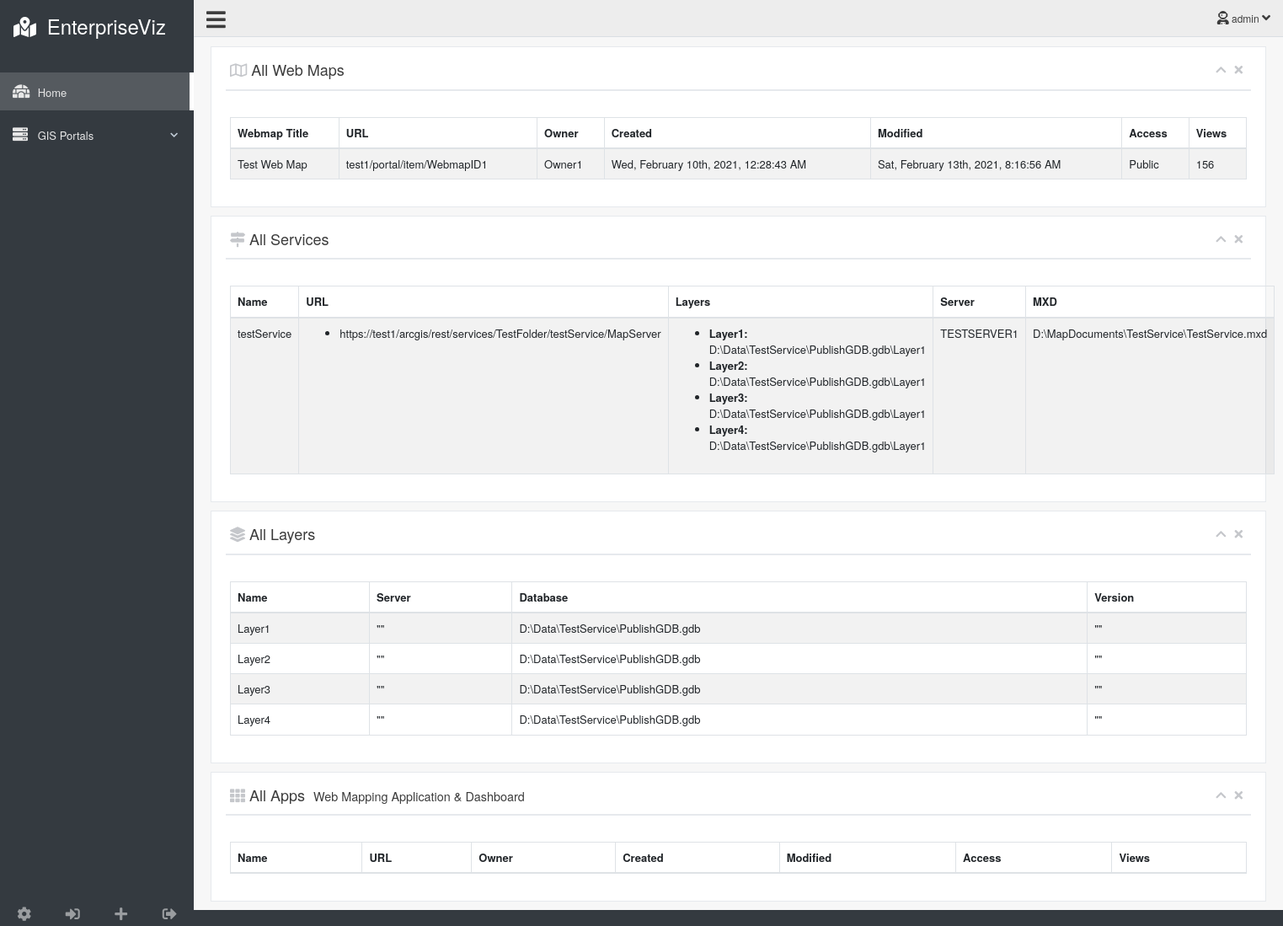
The app's page / (signed in) with its own data.
### app/models.py (models this page shows, shortened)
class Webmap(models.Model):
    portal_instance = models.TextField(blank=False, null=True)
    webmap_id = models.CharField(blank=False, max_length=50, primary_key=True)
    webmap_title = models.TextField(blank=False, null=True)
    webmap_url = models.TextField(blank=False, null=True)
    webmap_owner = models.CharField(blank=True, max_length=200)
    webmap_created = models.DateTimeField(blank=True)
    webmap_modified = models.DateTimeField(blank=True)
    webmap_access = models.CharField(blank=True, max_length=100)
    webmap_extent = models.CharField(blank=True, max_length=100)
    webmap_description = models.TextField(blank=True, null=True)
    webmap_views = models.IntegerField(blank=True, null=True)
    webmap_layers = models.JSONField(default=dict)
    webmap_services = models.TextField(blank=True, null=True)
    webmap_dependency = models.JSONField(default=list)
    class Meta:
        ordering = ['webmap_title']

class Service(models.Model):
    portal_instance = models.TextField(blank=False, null=True)
    service_name = models.TextField(blank=False, null=False)
    service_url = models.JSONField(default=dict)
    service_layers = models.JSONField(default=dict)
    service_mxd_server = models.TextField(blank=False, null=False)
    service_mxd = models.TextField(blank=False, null=False)
    service_type = models.TextField(blank=False, null=False)
    portal_id = models.JSONField(default=dict)

class Layer(models.Model):
    portal_instance = models.TextField(blank=False, null=True)
    layer_server = models.TextField(blank=False, null=True)
    layer_version = models.TextField(blank=False, null=True)
    layer_database = models.TextField(blank=False, null=True)
    layer_name = models.TextField(blank=False, null=True)

### app/views.py (the view)
# urls.py: path('', index, name='index'),
@login_required
def index(request):
    context = {'query_results': Webmap.objects.all(), 'portal': Portal.objects.values_list('alias', flat=True),
               'services': Service.objects.all(), 'layers': Layer.objects.all(), 'apps': App.objects.all()}
    template = loader.get_template('app/index.html')
    return HttpResponse(template.render(context, request))

### app/templates/app/index.html (shortened to what this page needs)
{% extends "app/base_site.html" %}
{% load filter_tags %}
{% block stylesheets %}
    {{ block.super }}
{% endblock stylesheets %}
{% block content %}
    <div class="container body">
        <div class="main_container">
            <div class="right_col" role="main">
                <div class="row">
                    <div class="col-md-12 col-sm-12 col-xs-12">
                        <div class="x_panel">
                            <div class="x_title">
                                <h2><span class="far fa-map"></span>
                                    {% if instance %}{{ instance }}{% else %}All{% endif %} Web Maps</h2>
                                <ul class="nav navbar-right panel_toolbox">
                                    <li><a class="collapse-link"><i class="fas fa-chevron-up"></i></a>
                                    </li>
                                    <li><a class="close-link"><i class="fas fa-times"></i></a>
                                    </li>
                                </ul>
                                <div class="clearfix"></div>
                            </div>
                            <div class="x_content">
                                <table id="datatable-maps" class="table table-striped table-bordered" width="100%">
                                    <thead>
                                    <tr>
                                        <th>Webmap Title</th>
                                        <th>URL</th>
                                        <th>Owner</th>
                                        <th>Created</th>
                                        <th>Modified</th>
                                        <th>Access</th>
                                        <th>Views</th>
                                    </tr>
                                    </thead>
                                    <tbody>
                                    {% for item in query_results %}
                                        <tr>
                                            <td>{% if request.path != '/' %}
                                                <a href={{ request.path }}map/{{ item.webmap_id }}>{{ item.webmap_title }}</a>
                                            {% else %}{{ item.webmap_title }}{% endif %}</td>
                                            <td>{% if request.path != '/' %}
                                                <a href={{ item.webmap_url }}>{{ item.webmap_url }}</a>
                                            {% else %}{{ item.webmap_url }}{% endif %}</td>
                                            <td>{{ item.webmap_owner }}</td>
                                            <td>{{ item.webmap_created }}</td>
                                            <td>{{ item.webmap_modified }}</td>
                                            <td>{{ item.webmap_access }}</td>
                                            <td>{{ item.webmap_views }}</td>
                                        </tr>
                                    {% endfor %}
                                    </tbody>
                                </table>
                            </div>
                        </div>
                    </div>
                </div>
                <div class="row">
                    <div class="col-md-12 col-sm-12 col-xs-12">
                        <div class="x_panel">
                            <div class="x_title">
                                <h2><span class="fa fa-map-signs"></span>
                                    {% if instance %}{{ instance }}{% else %}All{% endif %} Services</h2>
                                <ul class="nav navbar-right panel_toolbox">
                                    <li><a class="collapse-link"><i class="fas fa-chevron-up"></i></a>
                                    </li>
                                    <li><a class="close-link"><i class="fas fa-times"></i></a>
                                    </li>
                                </ul>
                                <div class="clearfix"></div>
                            </div>
                            <div class="x_content">
                                <table id="datatable-services" class="table table-striped table-bordered" width="100%">
                                    <thead>
                                    <tr>
                                        <th>Name</th>
                                        <th>URL</th>
                                        <th>Layers</th>
                                        <th>Server</th>
                                        <th>MXD</th>
                                    </tr>
                                    </thead>
                                    <tbody>
                                    {% for item in services %}
                                        <tr>
                                            <td>{{ item.service_name }}</td>
                                            <td>
                                                <ul>{% for url in item.service_url.keys %}
                                                    <li>{{ url }}</li>
                                                {% endfor %}</ul>
                                            </td>
                                            <td>
                                                <ul>{% for layer,db in item.service_layers.items %}
                                                    <li><b>{{ layer }}:</b> {{ db }}</li>
                                                {% endfor %}</ul>
                                            </td>
                                            <td>{{ item.service_mxd_server }}</td>
                                            <td>{{ item.service_mxd }}</td>
                                        </tr>
                                    {% endfor %}
                                    </tbody>
                                </table>
                            </div>
                        </div>
                    </div>
                </div>
                <div class="row">
                    <div class="col-md-12 col-sm-12 col-xs-12">
                        <div class="x_panel">
                            <div class="x_title">
                                <h2><span class="fa fa-layer-group"></span>
                                    {% if instance %}{{ instance }}{% else %}All{% endif %} Layers</h2>
                                <ul class="nav navbar-right panel_toolbox">
                                    <li><a class="collapse-link"><i class="fas fa-chevron-up"></i></a>
                                    </li>
                                    <li><a class="close-link"><i class="fas fa-times"></i></a>
                                    </li>
                                </ul>
                                <div class="clearfix"></div>
                            </div>
                            <div class="x_content">
                                <table id="datatable-layers"
                                       class="table table-striped table-bordered" width="100%">
                                    <thead>
                                    <tr>
                                        <th>Name</th>
                                        <th>Server</th>
                                        <th>Database</th>
                                        <th>Version</th>
                                    </tr>
                                    </thead>
                                    <tbody>
                                    {% for item in layers %}
                                        <tr>
                                            <td>{% if request.path != '/' %}
                                                <a href="/layer/{{ item.layer_name }}/?server={{ item.layer_server }}&database={{ item.layer_database }}&version={{ item.layer_version }}">{{ item.layer_name }}</a>
                                            {% else %}{{ item.layer_name }}{% endif %}</td>
                                            <td>{{ item.layer_server }}</td>
                                            <td>{{ item.layer_database }}</td>
                                            <td>{{ item.layer_version }}</td>
                                        </tr>
                                    {% endfor %}
                                    </tbody>
                                </table>
                            </div>
                        </div>
                    </div>
                </div>
                <div class="row">
                    <div class="col-md-12 col-sm-12 col-xs-12">
                        <div class="x_panel">
                            <div class="x_title">
                                <h2><span class="fas fa-th"></span>
                                    {% if instance %}{{ instance }}{% else %}All{% endif %} Apps<small>Web Mapping
                                        Application & Dashboard</small></h2>
                                <ul class="nav navbar-right panel_toolbox">
                                    <li><a class="collapse-link"><i class="fas fa-chevron-up"></i></a>
                                    </li>
                                    <li><a class="close-link"><i class="fas fa-times"></i></a>
                                    </li>
                                </ul>
                                <div class="clearfix"></div>
                            </div>
                            <div class="x_content">
                                <table id="datatable-apps" class="table table-striped table-bordered" width="100%">
                                    <thead>
                                    <tr>
                                        <th>Name</th>
                                        <th>URL</th>
                                        <th>Owner</th>
                                        <th>Created</th>
                                        <th>Modified</th>
                                        <th>Access</th>
                                        <th>Views</th>
                                    </tr>
                                    </thead>
                                </table>
                            </div>
                        </div>
                    </div>
                </div>
            </div>
        </div>
    </div>
{% endblock content %}

### app/templates/app/top_navigation.html (shortened to what this page needs)
<link href="https://cdnjs.cloudflare.com/ajax/libs/font-awesome/5.15.2/css/all.min.css" rel="stylesheet">
<div class="nav_menu">
    <nav>
        <div class="nav toggle">
            <a id="menu_toggle"><i class="fas fa-bars"></i></a>
        </div>
        <ul class="nav navbar-nav navbar-right">
            <li class="">
                <a href="javascript:;" class="user-profile dropdown-toggle" data-toggle="dropdown"
                   aria-expanded="false">
                    {% if user.is_superuser %}
                        <span class="fas fa-user-astronaut"></span>
                    {% else %}
                        <span class="fas fa-user"></span>
                    {% endif %}
                    {% if user.is_authenticated %}
                        {{ user.get_username }}
                    {% else %}
                        Anonymous
                    {% endif %}
                    <span class=" fas fa-angle-down"></span>
                </a>
            </li>
        </ul>
    </nav>
</div>

### records on screen
Webmap: webmap_title "Test Web Map", webmap_url "test1/portal/item/WebmapID1", webmap_owner "Owner1", webmap_created "Wed, February 10th, 2021, 12:28:43 AM", webmap_modified "Sat, February 13th, 2021, 8:16:56 AM", webmap_access "Public", webmap_views "156"
Service: service_name "testService", keys "https://test1/arcgis/rest/services/TestFolder/testService/MapServer", service_layers "Layer1" "Layer2" "Layer3" "Layer4", service_layers "D:\\Data\\TestService\\PublishGDB.gdb\\Layer1" "D:\\Data\\TestService\\PublishGDB.gdb\\Layer1" "D:\\Data\\TestService\\PublishGDB.gdb\\Layer1" "D:\\Data\\TestService\\PublishGDB.gdb\\Layer1", service_mxd_server "TESTSERVER1", service_mxd "D:\\MapDocuments\\TestService\\TestService.mxd"
Layer: layer_name "Layer1", layer_server "\"\"", layer_database "D:\\Data\\TestService\\PublishGDB.gdb", layer_version "\"\""
Layer: layer_name "Layer2", layer_server "\"\"", layer_database "D:\\Data\\TestService\\PublishGDB.gdb", layer_version "\"\""
Layer: layer_name "Layer3", layer_server "\"\"", layer_database "D:\\Data\\TestService\\PublishGDB.gdb", layer_version "\"\""
Layer: layer_name "Layer4", layer_server "\"\"", layer_database "D:\\Data\\TestService\\PublishGDB.gdb", layer_version "\"\""

### other values on screen
{{ user.get_username }} "admin"
